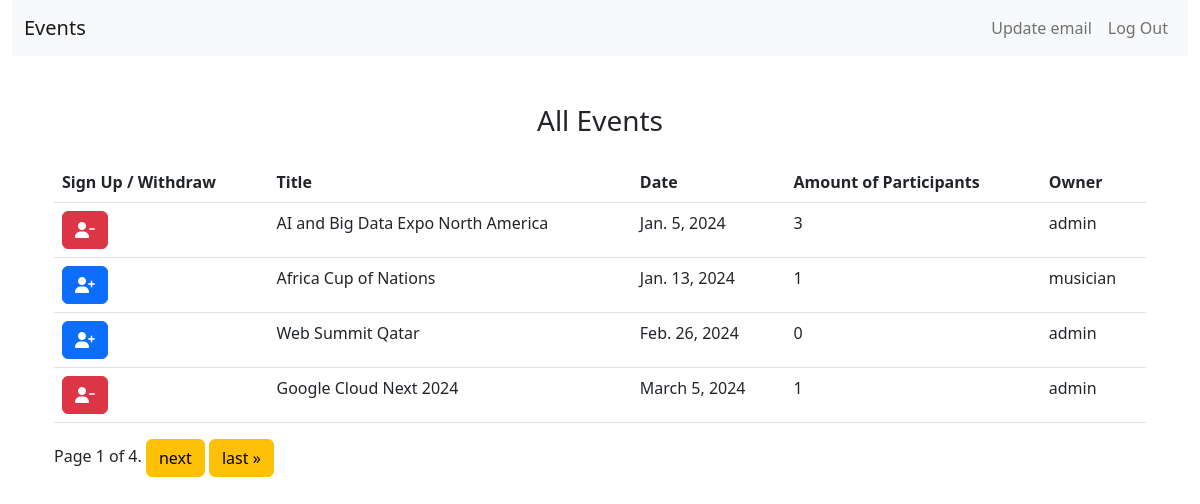
Page /events/alleventslist/ (signed in) on the committed database.
### events/models.py (models this page shows, shortened)
class Base(models.Model):
    id = models.BigAutoField(primary_key=True)
    created = models.DateField('Created', auto_now_add=True)
    modified = models.DateField('Modified', auto_now=True)
    active = models.BooleanField('Active', default=True)
    class Meta:
        abstract = True

class Event(Base):
    user = models.ForeignKey(CustomUser, related_name='user', on_delete=models.CASCADE, blank=False, null=False)
    title = models.CharField('Title', max_length=250, blank=False, null=False)
    description = models.CharField('Description', max_length=500, blank=False, null=False)
    date = models.DateField('Date', blank=False, null=False)
    class Meta:
        verbose_name = "Event"
        verbose_name_plural = "Events"

### events/views.py (the view)
# urls.py: path('alleventslist/', AllEventsListView.as_view(), name='alleventslist'),
@method_decorator(login_required, name='dispatch')
class AllEventsListView(LoginRequiredMixin, ListView):
    model = Event
    template_name = 'events/alleventslist.html'
    context_object_name = 'all_active_events'
    paginate_by = 4
    def get_queryset(self):
        user = self.request.user
        queryset = (
            Event.objects
            .filter(active=True)
            .annotate(
                participant_count=Count('subscribed_event__subscribed_user', distinct=True),
                user_is_subscribed=Exists(
                    Subscription.objects.filter(
                        subscribed_user=user,
                        subscribed_event=OuterRef('id')
                    )
                )
            )
            .values('id', 'title', 'date', 'user__email', 'participant_count', 'user_is_subscribed')
            .order_by('date')
        )
        return queryset
    def get_context_data(self, **kwargs):
        context = super().get_context_data(**kwargs)
        queryset = self.get_queryset()
        paginator = Paginator(queryset, self.paginate_by)
        page = self.request.GET.get('page')
        try:
            all_active_events = paginator.page(page)
        except PageNotAnInteger:
            all_active_events = paginator.page(1)
        except EmptyPage:
            all_active_events = paginator.page(paginator.num_pages)
        context['all_active_events'] = all_active_events
        return context

### events/templatetags/custom_filters.py (called while the page is built)
@register.filter(name='get_username_before_at')
def get_username_before_at(email):
    return email.split('@')[0] if email else ""

### templates/events/alleventslist.html (shortened to what this page needs)
{% extends 'base1.html' %}
{% load custom_filters %}
{% block content %}
<div class="container">
    <div class="row mt-5">
        <div class="col text-center">
            <h3>All Events</h3>
        </div>
    </div>
    <table class="table mt-3">
        <thead>
            <tr>
                <th>Sign Up / Withdraw</th>
                <th>Title</th>
                <th>Date</th>
                <th>Amount of Participants</th>
                <th>Owner</th>
            </tr>
        </thead>
        <tbody>
            {% for event in all_active_events %}
                <tr>
                    <td>
                        {% if event.user_is_subscribed %}
                            <a href="{% url 'eventunsubscription' event.id %}" class="btn btn-danger">
                                <i class="fas fa-user-minus" style="color: white;"></i>
                            </a>
                        {% else %}
                            <a href="{% url 'eventsubscription' event.id %}" class="btn btn-primary">
                                <i class="fas fa-user-plus" style="color: white;"></i>
                            </a>
                        {% endif %}
                    </td>
                    <td>{{ event.title }}</td>
                    <td>{{ event.date }}</td>
                    <td>{{ event.participant_count }}</td>
                    <td>{{ event.user__email|get_username_before_at }}</td>
                </tr>
            {% endfor %}
        </tbody>
    </table>
    <div class="pagination mt-3">
        <span class="step-links">
            <span class="current">
                Page {{ all_active_events.number }} of {{ all_active_events.paginator.num_pages }}.
            </span>
            {% if all_active_events.has_next %}
                <a href="?page={{ all_active_events.next_page_number }}" class="btn btn-warning">next</a>
                <a href="?page={{ all_active_events.paginator.num_pages }}" class="btn btn-warning">last &raquo;</a>
            {% endif %}
        </span>
    </div>
</div>
{% endblock %}

### rows in the picture
Event: title "AI and Big Data Expo North America", date "Jan. 5, 2024", participant_count "3", user__email|get_username_before_at "admin"
Event: title "Africa Cup of Nations", date "Jan. 13, 2024", participant_count "1", user__email|get_username_before_at "musician"
Event: title "Web Summit Qatar", date "Feb. 26, 2024", participant_count "0", user__email|get_username_before_at "admin"
Event: title "Google Cloud Next 2024", date "March 5, 2024", participant_count "1", user__email|get_username_before_at "admin"

### other values in the picture
{{ all_active_events.number }} "1"
{{ all_active_events.paginator.num_pages }} "4"
